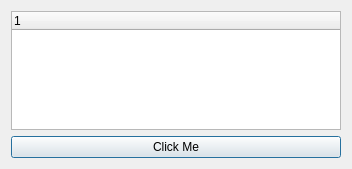
<?xml version="1.0" encoding="UTF-8"?>
<ui version="4.0">
 <class>Dialog</class>
 <widget class="QDialog" name="Dialog">
  <property name="geometry">
   <rect>
    <x>0</x>
    <y>0</y>
    <width>352</width>
    <height>169</height>
   </rect>
  </property>
  <property name="windowTitle">
   <string>Dialog</string>
  </property>
  <layout class="QVBoxLayout" name="verticalLayout_2">
   <item>
    <layout class="QVBoxLayout" name="verticalLayout">
     <item>
      <widget class="QTreeWidget" name="treeWidget">
       <column>
        <property name="text">
         <string notr="true">1</string>
        </property>
       </column>
      </widget>
     </item>
     <item>
      <widget class="QPushButton" name="pushButton">
       <property name="text">
        <string>Click Me</string>
       </property>
      </widget>
     </item>
    </layout>
   </item>
  </layout>
 </widget>
 <layoutdefault spacing="6" margin="11"/>
 <resources/>
 <connections/>
</ui>
